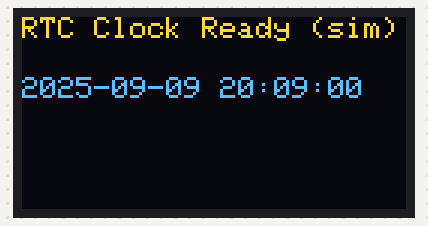
A sketch run on a simulated Arduino Uno, built with avr-gcc and run on an emulated ATmega328P. Shown: 128×64 one-colour display. The OLED is the two-colour kind (top 16 rows yellow); the local clock reads 2024-03-15 10:24:30 at power-on unless the sketch sets it; what the sketch prints to the serial monitor is not drawn.

Above: at 0.2 s.
At 4.2 s:
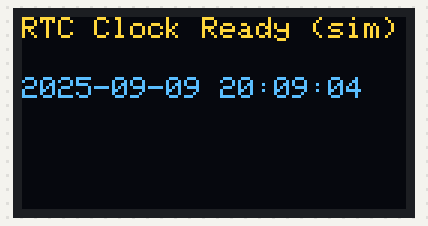
At 11.2 s:
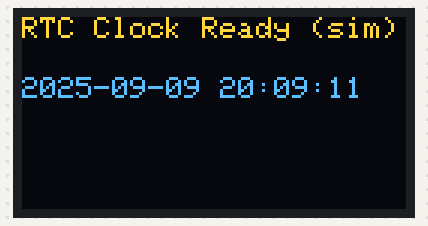
At 19.2 s:
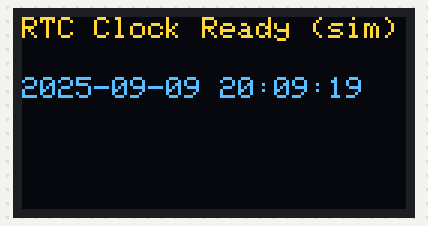
At 29.2 s:
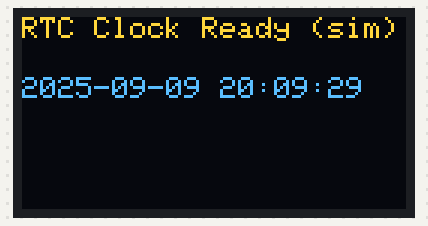
At 38.2 s:
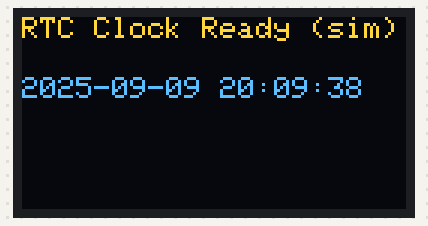

The sketch:

RTC.ino
```cpp
#include <Wire.h>
#include <RTClib.h>
#include <Adafruit_GFX.h>
#include <Adafruit_SSD1306.h>

#define SCREEN_WIDTH 128
#define SCREEN_HEIGHT 64
#define OLED_RESET    -1

RTC_DS1307 rtc;
Adafruit_SSD1306 display(SCREEN_WIDTH, SCREEN_HEIGHT, &Wire, OLED_RESET);

DateTime baseTime;
unsigned long baseMillis;
float speedFactor = 1.0; // 1/0.75 = 1.333... (i.e., "seconds" move 33% faster)

void setup() {
  Serial.begin(19200);

  if (!rtc.begin()) {
    Serial.println("Couldn't find RTC");
    while (1);
  }

  rtc.adjust(DateTime(2025, 9, 9, 20, 9, 0)); // Set your desired manual time

  if (!display.begin(SSD1306_SWITCHCAPVCC, 0x3C)) {
    Serial.println("SSD1306 allocation failed");
    while (1);
  }

  display.clearDisplay();
  display.setTextSize(1);
  display.setTextColor(SSD1306_WHITE);
  display.setCursor(0, 0);
  display.println("RTC Clock Ready (simulated speed)");
  display.display();

  baseTime = rtc.now();
  baseMillis = millis();
}

void loop() {
  static unsigned long lastUpdate = 0;
  unsigned long nowMillis = millis();

  // Display update every 100 ms; display time runs faster than RTC
  if (nowMillis - lastUpdate >= 100) {
    lastUpdate = nowMillis;

    // Simulate faster seconds
    unsigned long elapsed = nowMillis - baseMillis;
    unsigned long adjustedElapsed = (unsigned long)(elapsed * speedFactor);
    DateTime displayTime = baseTime + TimeSpan(adjustedElapsed / 1000);

    char timeStr[20];
    snprintf(timeStr, sizeof(timeStr), "%04d-%02d-%02d %02d:%02d:%02d",
             displayTime.year(), displayTime.month(), displayTime.day(),
             displayTime.hour(), displayTime.minute(), displayTime.second());

    Serial.print("Simulated RTC time: ");
    Serial.println(timeStr);

    display.clearDisplay();
    display.setTextSize(1);
    display.setCursor(0, 0);
    display.println("RTC Clock Ready (sim)");
    display.setTextSize(1);
    display.setCursor(0, 20);
    display.println(timeStr);
    display.display();
  }
}
```

Simulation_Waterflow.cpp
```cpp
#include <Wire.h>
#include <Adafruit_GFX.h>
#include <Adafruit_SSD1306.h>
#include <RTClib.h>

#define SCREEN_WIDTH 128
#define SCREEN_HEIGHT 64
#define OLED_RESET   -1
#define OLED_ADDRESS 0x3C

Adafruit_SSD1306 display(SCREEN_WIDTH, SCREEN_HEIGHT, &Wire, OLED_RESET);
RTC_DS3231 rtc;

volatile int flow_frequency = 0; // Measures flow sensor pulses
float vol = 0, l_minute;
float cost_per_liter = 6.25;   // <--- Set your billing price here (INR per liter)
float billing_amount = 0;
const unsigned char flowsensor = 2; // Sensor input pin
unsigned long currentTime;
unsigned long cloopTime;

void flow() { flow_frequency++; }

void setup() {
  pinMode(flowsensor, INPUT);
  digitalWrite(flowsensor, HIGH); // Optional internal pull-up
  Serial.begin(9600);

  if (!display.begin(SSD1306_SWITCHCAPVCC, OLED_ADDRESS)) {
    Serial.println(F("SSD1306 allocation failed"));
    for (;;) ;
  }

  if (!rtc.begin()) {
    Serial.println(F("Couldn't find RTC"));
    for (;;) ;
  }

  if (rtc.lostPower()) {
    rtc.adjust(DateTime(F(__DATE__), F(__TIME__))); // Set RTC to compile time
  }

  display.clearDisplay();
  display.setTextSize(1);
  display.setTextColor(SSD1306_WHITE);
  display.setCursor(0, 0);
  display.println(F("Water Flow Meter"));
  display.display();

  attachInterrupt(digitalPinToInterrupt(flowsensor), flow, RISING);

  currentTime = millis();
  cloopTime = currentTime;
}

void loop() {
  currentTime = millis();
  // Every second, calculate and print liters per minute, volume and bill
  if (currentTime >= (cloopTime + 1000)) {
    cloopTime = currentTime;
    display.clearDisplay();
    display.setCursor(0, 0);

    // Get time from RTC
    DateTime now = rtc.now();
    if (now.hour() < 10) display.print('0');
    display.print(now.hour());
    display.print(':');
    if (now.minute() < 10) display.print('0');
    display.print(now.minute());
    display.print(':');
    if (now.second() < 10) display.print('0');
    display.print(now.second());

    display.setCursor(0, 16);

    if (flow_frequency != 0) {
      l_minute = (flow_frequency / 7.5); // flow rate in L/min

      display.print(F("Rate: "));
      display.print(l_minute, 2);
      display.println(F(" L/M"));

      l_minute = l_minute / 60.0; // convert to L/sec for volume summing
      vol += l_minute;

      display.print(F("Vol: "));
      display.print(vol, 2);
      display.println(F(" L"));

      // Calculate bill
      billing_amount = vol * cost_per_liter;
      display.print(F("Bill: INR "));
      display.print(billing_amount, 2);

      Serial.print(l_minute, 3);
      Serial.print(F(" L/Sec, Vol: "));
      Serial.print(vol, 2);
      Serial.print(F(" L, Bill: INR "));
      Serial.println(billing_amount, 2);
    } else {
      display.print(F("Rate: 0 L/M"));
      display.setCursor(0, 32);
      display.print(F("Vol: "));
      display.print(vol, 2);
      display.println(F(" L"));
      display.print(F("Bill: INR "));
      display.print(billing_amount, 2);

      Serial.println(F("flow rate = 0"));
    }

    display.display();
    flow_frequency = 0;
  }
}
```

Measured:
- what the display in image 0 shows lasts 1.0 s, from 0.1 s to 1.1 s
